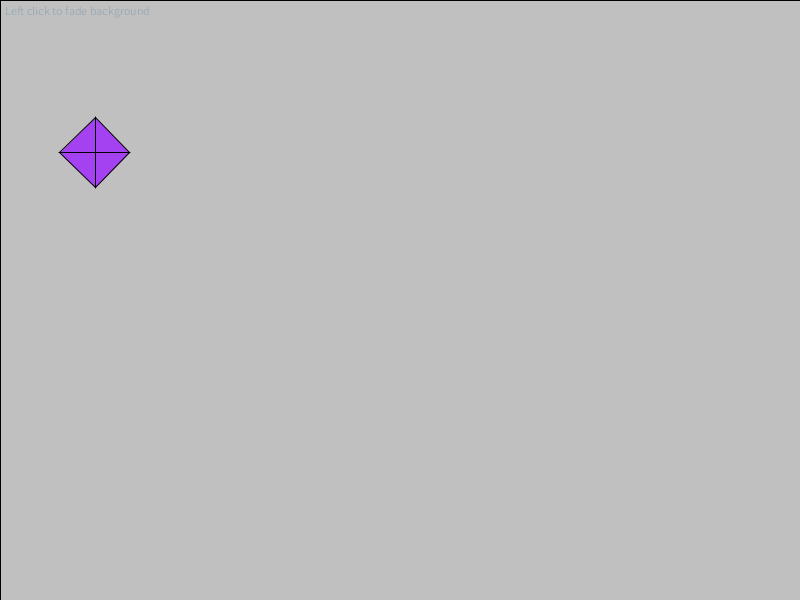
Frame 1 (no input)
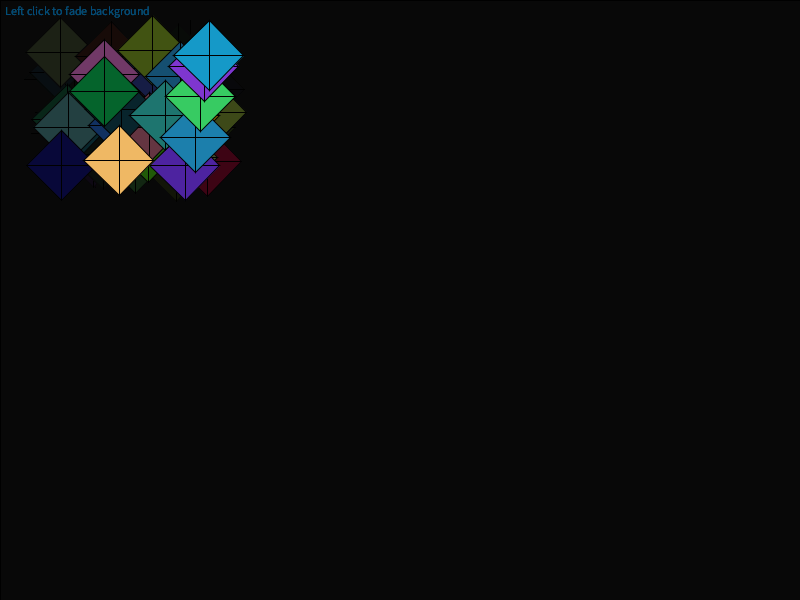
Frame 60 (the mouse pressed at the canvas centre just before this capture)
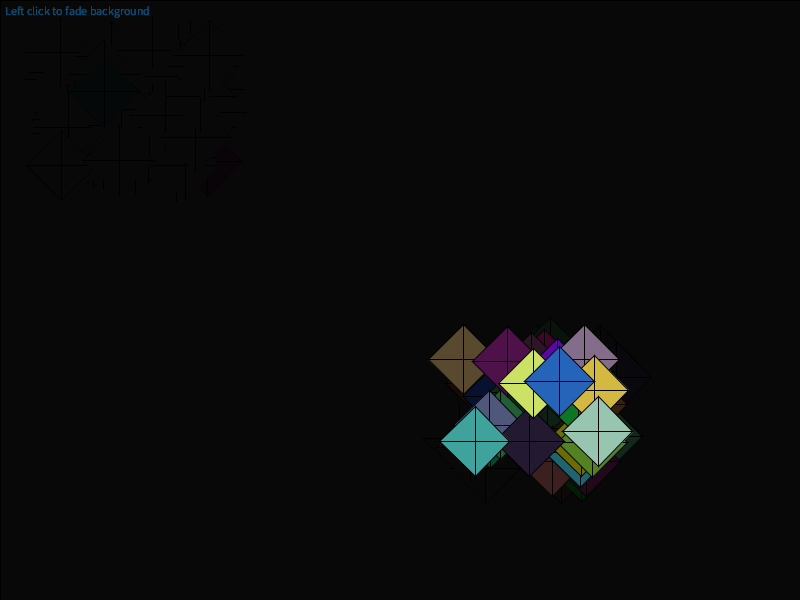
Frame 120 (the mouse held since frame 60 and released just before this capture)

The Processing sketch that drew these frames (run headless with seeded random() and noise(); from frame 60 on, the mouse is pressed at the canvas centre):

// Processing sketch: processing_93615
// ── processing_93615.pde

//Week 2 homework, z3421188
float r;
float g;
float b;

void setup() {
  size(800, 600);
  smooth();
  noCursor();
  shapeMode(CENTER); 
  frameRate(24);
}
   
void draw() {
  
//text
  fill(0, 102, 153, 51);
  text("Left click to fade background", 5, 15); 
  
//transparent bg to create "fade effect" and styling
  fill(0,15); 
  rect(0, 0, width, height);  
   
//random colours
  fill (random(255), random(255), random(255));


//shapes follows the mouse in a small spread
  beginShape(TRIANGLE_FAN);
   translate( mouseX, mouseY);
   translate (random(width/5), random(height/5));
    vertex(57.5, 50);
    vertex(57.5, 15); 
    vertex(92, 50); 
    vertex(57.5, 85); 
    vertex(22, 50); 
    vertex(57.5, 15); 
  endShape();
 }
 

//bg colour changed to create a fade effect
 void mouseClicked()
{
  r=random(255);
  g=random(255);
  b=random(255);
  background(r,g,b);
}
